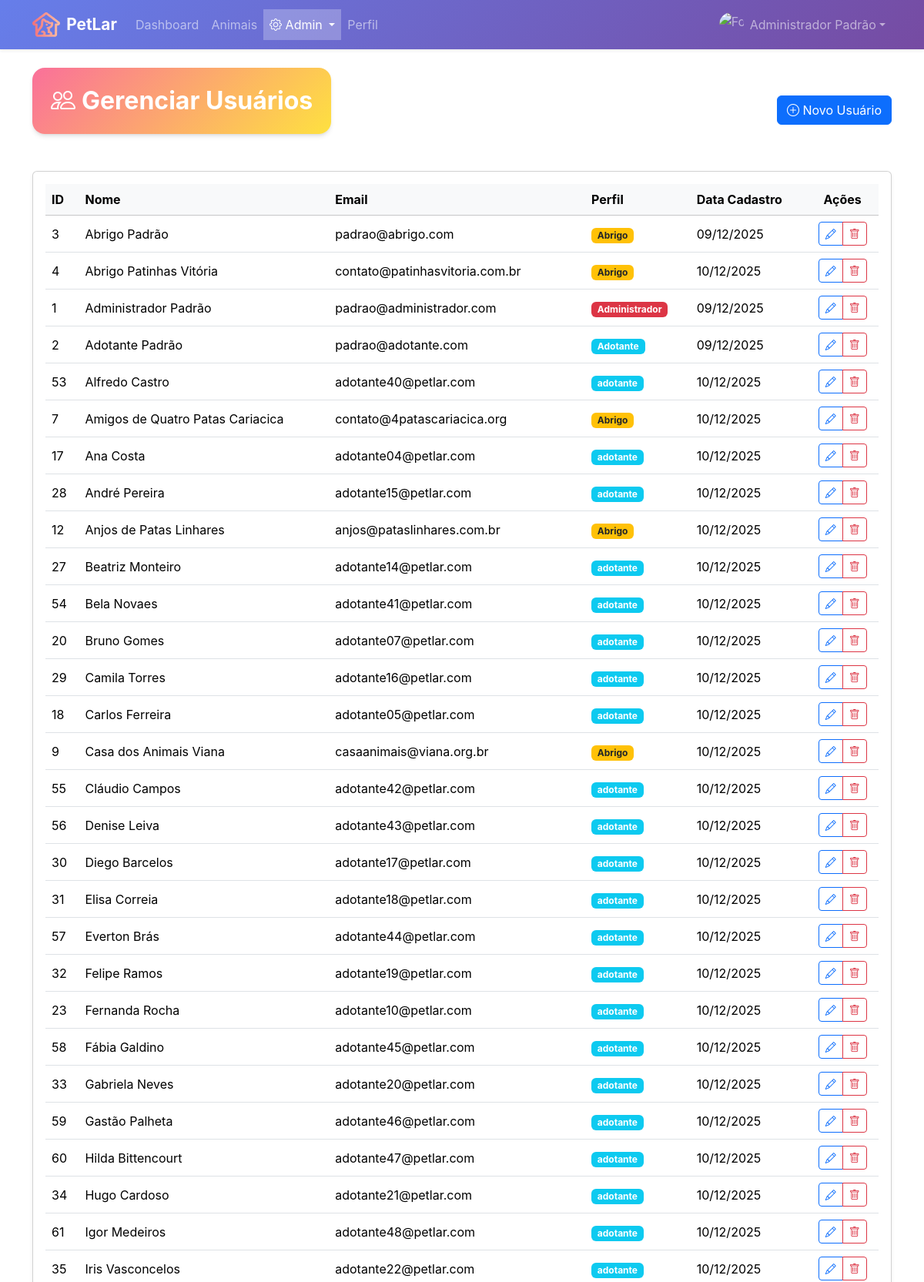
Page /admin/usuarios/listar (signed in, upper part) on the committed database.
### tables this page shows
CREATE TABLE usuario (
    id INTEGER PRIMARY KEY AUTOINCREMENT,
    nome TEXT NOT NULL,
    email TEXT UNIQUE NOT NULL,
    senha TEXT NOT NULL,
    perfil TEXT NOT NULL,
    data_nascimento TEXT,
    numero_documento TEXT,
    telefone TEXT,
    confirmado INTEGER DEFAULT 0,
    token_redefinicao TEXT,
    data_token TEXT,
    data_cadastro DATETIME DEFAULT CURRENT_TIMESTAMP
);

### routes/admin_usuarios_routes.py (the view)
@router.get("/listar")
@requer_autenticacao([Perfil.ADMIN.value])
async def listar(request: Request, usuario_logado: Optional[UsuarioLogado] = None):
    if not usuario_logado:
        return RedirectResponse(url="/login", status_code=status.HTTP_302_FOUND)
    usuarios = usuario_repo.obter_todos()
    return templates.TemplateResponse(
        "admin/usuarios/listar.html",
        {"request": request, "usuarios": usuarios, "usuario_logado": usuario_logado}
    )

### templates/admin/usuarios/listar.html (shortened to what this page needs)
{% extends "base_privada.html" %}
{% from 'macros/badges.html' import badge_perfil %}
{% from 'macros/action_buttons.html' import btn_group_crud %}
{% from 'macros/empty_states.html' import empty_state %}
{% block content %}
<div class="row">
    <div class="col-12">
        <div class="d-flex justify-content-between align-items-center mb-4">
        <div class="card card-modern border-0 overflow-hidden mb-4">
            <div class="bg-gradient-sunset text-white p-4">
                <h2 class="fw-bold mb-0">
                    <i class="bi bi-people me-2"></i>Gerenciar Usuários
                </h2>
            </div>
        </div>
            <a href="/admin/usuarios/cadastrar" class="btn btn-primary">
                <i class="bi bi-plus-circle"></i> Novo Usuário
            </a>
        </div>
        <div class="card shadow-sm">
            <div class="card-body">
                {% if usuarios %}
                <div class="table-responsive">
                    <table class="table table-hover align-middle mb-0">
                        <thead class="table-light">
                            <tr>
                                <th scope="col">ID</th>
                                <th scope="col">Nome</th>
                                <th scope="col">Email</th>
                                <th scope="col">Perfil</th>
                                <th scope="col">Data Cadastro</th>
                                <th scope="col" class="text-center">Ações</th>
                            </tr>
                        </thead>
                        <tbody>
                            {% for usuario in usuarios %}
                            <tr>
                                <td>{{ usuario.id }}</td>
                                <td>{{ usuario.nome }}</td>
                                <td>{{ usuario.email }}</td>
                                <td>
                                    {{ badge_perfil(usuario.perfil) }}
                                </td>
                                <td>{{ usuario.data_cadastro|data_br if usuario.data_cadastro else '-' }}</td>
                                <td class="text-center">
                                    {{ btn_group_crud(
                                    usuario.id,
                                    'usuário ' ~ usuario.nome,
                                    '/admin/usuarios',
                                    "excluirUsuario(%d, '%s', '%s', '%s')" | format(
                                    usuario.id,
                                    usuario.nome|replace("'", "\\'"),
                                    usuario.email,
                                    usuario.perfil
                                    )
                                    ) }}
                                </td>
                            </tr>
                            {% endfor %}
                        </tbody>
                    </table>
                </div>
                        {% set admins = usuarios|selectattr('perfil', 'equalto', 'Administrador')|list %}
                        {% set abrigos = usuarios|selectattr('perfil', 'equalto', 'Abrigo')|list %}
                        {% set adotantes = usuarios|selectattr('perfil', 'equalto', 'Adotante')|list %}
                {% endif %}
            </div>
        </div>
    </div>
</div>
{% endblock %}

### templates/macros/badges.html (shortened to what this page needs)
{% macro badge_perfil(perfil) %}
{% if perfil == 'Administrador' %}
{% set cor = 'danger' %}
{% elif perfil == 'Abrigo' %}
{% set cor = 'warning text-dark' %}
{% else %}
{% set cor = 'info' %}
{% endif %}
<span class="badge bg-{{ cor }}">{{ perfil }}</span>
{% endmacro %}

### templates/macros/action_buttons.html (shortened to what this page needs)
{% macro btn_icon(url, icon, variant='primary', title='', aria_label='', size='sm', onclick='', extra_classes='') %}
        {% if onclick %}
        <button type="button"
            class="btn btn-{% if size != 'md' %}{{ size }} {% endif %}btn-outline-{{ variant }} {{ extra_classes }}" {%
            if title %}title="{{ title }}" {% endif %} {% if aria_label %}aria-label="{{ aria_label }}" {% endif %}
            onclick="{{ onclick }}">
            <i class="bi bi-{{ icon }}"></i>
        </button>
        {% else %}
        <a href="{{ url }}"
            class="btn btn-{% if size != 'md' %}{{ size }} {% endif %}btn-outline-{{ variant }} {{ extra_classes }}" {%
            if title %}title="{{ title }}" {% endif %} {% if aria_label %}aria-label="{{ aria_label }}" {% endif %}>
            <i class="bi bi-{{ icon }}"></i>
        </a>
        {% endif %}
        {% endmacro %}
        {% macro btn_group_crud(
        entity_id,
        entity_name,
        base_url,
        delete_function='',
        show_view=false,
        show_edit=true,
        show_delete=true,
        extra_buttons='',
        size='sm'
        ) %}
        <div class="btn-group btn-group-{{ size }}" role="group">
            {% if show_edit %}
            {{ btn_icon(
            base_url ~ '/editar/' ~ entity_id,
            'pencil',
            'primary',
            'Editar',
            'Editar ' ~ entity_name,
            size
            ) }}
            {% endif %}
            {% if show_delete and delete_function %}
            {{ btn_icon(
            '#',
            'trash',
            'danger',
            'Excluir',
            'Excluir ' ~ entity_name,
            size,
            onclick=delete_function
            ) }}
            {% endif %}
        </div>
        {% endmacro %}

### templates/components/navbar_user_dropdown.html (shortened to what this page needs)
<li class="nav-item dropdown">
    <a class="nav-link dropdown-toggle d-flex align-items-center" href="#" role="button" data-bs-toggle="dropdown">
        <img src="/static/img/usuarios/{{ '%06d' % request.session.get('usuario_logado')['id'] }}.jpg"
             alt="Foto do usuário"
             class="rounded-circle me-2 object-fit-cover"
             width="32"
             height="32"
             onerror="this.src='/static/img/user.jpg'">
        {{ request.session.get('usuario_logado')['nome'] }}
    </a>
</li>

### static/css/custom.css (style rules this page uses)
:root { --petlar-primary: #6366f1; --petlar-primary-dark: #4f46e5; --petlar-secondary: #ec4899; --petlar-accent: #f97316; --petlar-success: #10b981; --petlar-warning: #f59e0b; --petlar-danger: #ef4444; --petlar-info: #06b6d4; --gradient-primary: linear-gradient(135deg, #667eea 0%, #764ba2 100%); --gradient-warm: linear-gradient(135deg, #f093fb 0%, #f5576c 100%); --gradient-sunset: linear-gradient(135deg, #fa709a 0%, #fee140 100%); --gradient-ocean: linear-gradient(135deg, #4facfe 0%, #00f2fe 100%); --gradient-forest: linear-gradient(135deg, #11998e 0%, #38ef7d 100%); --gradient-hero: linear-gradient(135deg, #667eea 0%, #764ba2 50%, #f093fb 100%); --shadow-sm: 0 1px 2px 0 rgb(0 0 0 / 0.05); --shadow-md: 0 4px 6px -1px rgb(0 0 0 / 0.1), 0 2px 4px -2px rgb(0 0 0 / 0.1); --shadow-lg: 0 10px 15px -3px rgb(0 0 0 / 0.1), 0 4px 6px -4px rgb(0 0 0 / 0.1); --shadow-xl: 0 20px 25px -5px rgb(0 0 0 / 0.1), 0 8px 10px -6px rgb(0 0 0 / 0.1); --shadow-2xl: 0 25px 50px -12px rgb(0 0 0 / 0.25); --shadow-colored: 0 10px 40px -10px rgba(102, 126, 234, 0.5); --radius-sm: 0.375rem; --radius-md: 0.5rem; --radius-lg: 0.75rem; --radius-xl: 1rem; --radius-2xl: 1.5rem; --radius-full: 9999px; --transition-fast: 150ms cubic-bezier(0.4, 0, 0.2, 1); --transition-normal: 300ms cubic-bezier(0.4, 0, 0.2, 1); --transition-slow: 500ms cubic-bezier(0.4, 0, 0.2, 1); --primary-color: #0d6efd; --secondary-color: #6c757d; --success-color: #198754; --danger-color: #dc3545; --warning-color: #ffc107; --info-color: #0dcaf0; --light-color: #f8f9fa; --dark-color: #212529; }
body { font-family: 'Inter', -apple-system, BlinkMacSystemFont, 'Segoe UI', Roboto, sans-serif; -webkit-font-smoothing: antialiased; -moz-osx-font-smoothing: grayscale; }
html { scroll-behavior: smooth; }
.card-modern { border: none; border-radius: var(--radius-xl); box-shadow: var(--shadow-md); transition: all var(--transition-normal); overflow: hidden; }
.bg-gradient-sunset { background: var(--gradient-sunset); }

### templates/base_privada.html (style rules this page uses)
.navbar .dropdown { position: relative; z-index: 1001; }

### rows in the picture
usuario: session "Administrador Padrão", id "1", nome "Administrador Padrão", email "padrao@administrador.com", perfil "Administrador", data_cadastro|data_br "09/12/2025"
usuario: id "3", nome "Abrigo Padrão", email "padrao@abrigo.com", perfil "Abrigo", data_cadastro|data_br "09/12/2025"
usuario: id "4", nome "Abrigo Patinhas Vitória", email "contato@patinhasvitoria.com.br", perfil "Abrigo", data_cadastro|data_br "10/12/2025"
usuario: id "2", nome "Adotante Padrão", email "padrao@adotante.com", perfil "Adotante", data_cadastro|data_br "09/12/2025"
usuario: id "53", nome "Alfredo Castro", email "adotante40@petlar.com", perfil "adotante", data_cadastro|data_br "10/12/2025"
usuario: id "7", nome "Amigos de Quatro Patas Cariacica", email "contato@4patascariacica.org", perfil "Abrigo", data_cadastro|data_br "10/12/2025"
usuario: id "17", nome "Ana Costa", email "adotante04@petlar.com", perfil "adotante", data_cadastro|data_br "10/12/2025"
usuario: id "28", nome "André Pereira", email "adotante15@petlar.com", perfil "adotante", data_cadastro|data_br "10/12/2025"
usuario: id "12", nome "Anjos de Patas Linhares", email "anjos@pataslinhares.com.br", perfil "Abrigo", data_cadastro|data_br "10/12/2025"
usuario: id "27", nome "Beatriz Monteiro", email "adotante14@petlar.com", perfil "adotante", data_cadastro|data_br "10/12/2025"
usuario: id "54", nome "Bela Novaes", email "adotante41@petlar.com", perfil "adotante", data_cadastro|data_br "10/12/2025"
usuario: id "20", nome "Bruno Gomes", email "adotante07@petlar.com", perfil "adotante", data_cadastro|data_br "10/12/2025"
usuario: id "29", nome "Camila Torres", email "adotante16@petlar.com", perfil "adotante", data_cadastro|data_br "10/12/2025"
usuario: id "18", nome "Carlos Ferreira", email "adotante05@petlar.com", perfil "adotante", data_cadastro|data_br "10/12/2025"
usuario: id "9", nome "Casa dos Animais Viana", email "casaanimais@viana.org.br", perfil "Abrigo", data_cadastro|data_br "10/12/2025"
usuario: id "55", nome "Cláudio Campos", email "adotante42@petlar.com", perfil "adotante", data_cadastro|data_br "10/12/2025"
usuario: id "56", nome "Denise Leiva", email "adotante43@petlar.com", perfil "adotante", data_cadastro|data_br "10/12/2025"
usuario: id "30", nome "Diego Barcelos", email "adotante17@petlar.com", perfil "adotante", data_cadastro|data_br "10/12/2025"
usuario: id "31", nome "Elisa Correia", email "adotante18@petlar.com", perfil "adotante", data_cadastro|data_br "10/12/2025"
usuario: id "57", nome "Everton Brás", email "adotante44@petlar.com", perfil "adotante", data_cadastro|data_br "10/12/2025"
usuario: id "32", nome "Felipe Ramos", email "adotante19@petlar.com", perfil "adotante", data_cadastro|data_br "10/12/2025"
usuario: id "23", nome "Fernanda Rocha", email "adotante10@petlar.com", perfil "adotante", data_cadastro|data_br "10/12/2025"
usuario: id "58", nome "Fábia Galdino", email "adotante45@petlar.com", perfil "adotante", data_cadastro|data_br "10/12/2025"
usuario: id "33", nome "Gabriela Neves", email "adotante20@petlar.com", perfil "adotante", data_cadastro|data_br "10/12/2025"
usuario: id "59", nome "Gastão Palheta", email "adotante46@petlar.com", perfil "adotante", data_cadastro|data_br "10/12/2025"
usuario: id "60", nome "Hilda Bittencourt", email "adotante47@petlar.com", perfil "adotante", data_cadastro|data_br "10/12/2025"
usuario: id "34", nome "Hugo Cardoso", email "adotante21@petlar.com", perfil "adotante", data_cadastro|data_br "10/12/2025"
usuario: id "61", nome "Igor Medeiros", email "adotante48@petlar.com", perfil "adotante", data_cadastro|data_br "10/12/2025"
usuario: id "35", nome "Iris Vasconcelos", email "adotante22@petlar.com", perfil "adotante", data_cadastro|data_br "10/12/2025"

### other values in the picture
{{ APP_NAME }} "PetLar"
